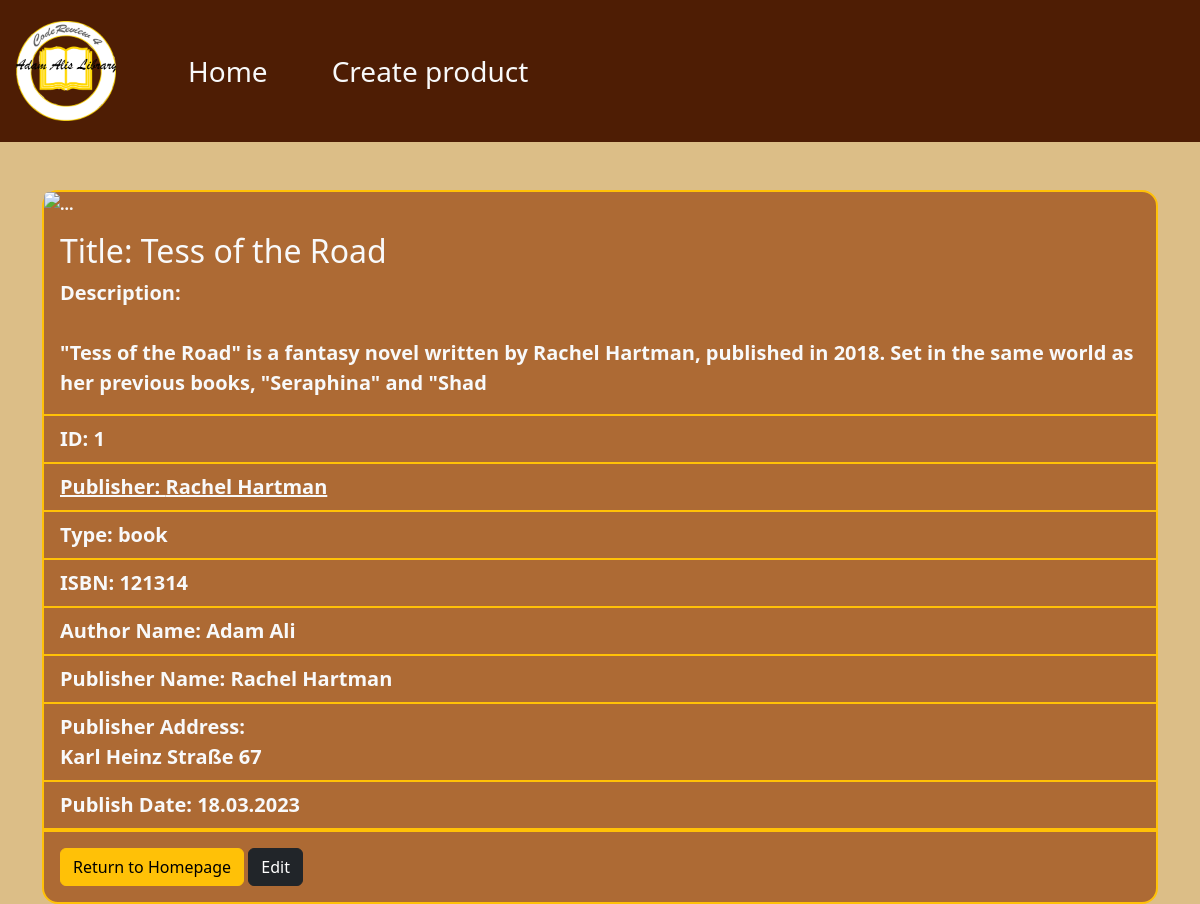
The app's page /details.php?media_id=1 with its own data.
### tables this page shows
CREATE TABLE `media` (
  `media_id` int(11) NOT NULL,
  `title` varchar(30) NOT NULL,
  `image` varchar(255) NOT NULL,
  `ISBN` varchar(13) NOT NULL,
  `description` varchar(150) NOT NULL,
  `type` varchar(30) NOT NULL,
  `author_first_name` varchar(30) NOT NULL,
  `publisher_name` varchar(30) NOT NULL,
  `publisher_address` varchar(100) NOT NULL,
  `publish_date` varchar(10) NOT NULL
);

### details.php (the view, shortened to what this page needs)
<!DOCTYPE html>
<html lang="en">
<head>
  <link href="https://cdn.jsdelivr.net/npm/bootstrap@5.3.0/dist/css/bootstrap.min.css" rel="stylesheet">
</head>
<body style="background-color: #dcbe87;">
<nav class="navbar navbar-expand-lg bg-body-tertiary p-0">
  <div class="container-fluid p-3" style="background-color: #4e1d04;">
    <a class="navbar-brand pe-5" href="index.php">
      <img src="./images/American_Library_Association-logo-C053B6D846-seeklogo.com.png" alt="logo.png" width="100" height="100">
    </a>
    <div class="collapse navbar-collapse" id="navbarNav">
      <ul class="navbar-nav fs-3">
        <li class="nav-item pe-5">
          <a class="nav-link text-light active" aria-current="page" href="index.php">Home</a>
        </li>
        <li class="nav-item pe-5">
        <a class="nav-link text-light" href="create.php"> Create product </a>
        </li>
      </ul>
    </div>
  </div>
</nav>
</body>
</html>
<?php
require_once "db_connect.php";
$id = $_GET["media_id"];
$sql = "SELECT *FROM media WHERE media_id = $id";
$result = mysqli_query($connect, $sql);
$row = mysqli_fetch_assoc($result);
echo "
<div class='container'>
<div class='card mt-5 m-auto border border-warning border-2 rounded-4 text-light fw-semibold' style='background-color: #ad6a34;'>
<img src= '{$row["image"]}' width= '200' class='card-img-top' alt='...'>
<div class='card-body'>
  <h5 class='card-title fs-2'>Title: {$row["title"]}</h5>
  <p class='card-text fs-5'>Description: <br> <br> {$row["description"]}</p>
</div>
<ul class='list-group list-group-flush'>
<li class='list-group-item text-light fs-5' style='background-color: #ad6a34 !important; border-bottom: 2px solid #ffc107'>ID: {$row["media_id"]} </li>
  <li class='list-group-item text-light fs-5' style='background-color: #ad6a34 !important; border-bottom: 2px solid #ffc107'>
  <a class='text-light fs-5' href='publisher.php?publisher_name={$row["publisher_name"]}'>Publisher: {$row["publisher_name"]}</a>
</li>
<li class='list-group-item text-light fs-5' style='background-color: #ad6a34 !important; border-bottom: 2px solid #ffc107'>Type: {$row["type"]}</li>
<li class='list-group-item text-light fs-5' style='background-color: #ad6a34 !important; border-bottom: 2px solid #ffc107'>ISBN: {$row["ISBN"]}</li>
<li class='list-group-item text-light fs-5' style='background-color: #ad6a34 !important; border-bottom: 2px solid #ffc107'>Author Name: {$row["author_first_name"]}</li>
<li class='list-group-item text-light fs-5' style='background-color: #ad6a34 !important; border-bottom: 2px solid #ffc107'>Publisher Name: {$row["publisher_name"]}</li>
<li class='list-group-item text-light fs-5' style='background-color: #ad6a34 !important; border-bottom: 2px solid #ffc107'>Publisher Address: <br>{$row["publisher_address"]}</li>
<li class='list-group-item text-light fs-5' style='background-color: #ad6a34 !important; border-bottom: 2px solid #ffc107'>Publish Date: {$row["publish_date"]}</li>
</ul>
<div class='card-body'>
  <a href='index.php' class='btn btn-warning'>Return to Homepage</a>
   <a href='update.php?media_id={$row["media_id"]}' class='btn btn-dark'>Edit</a>
</div>
</div>
</div>";
?>

### records on screen
media: title "Tess of the Road", description "\"Tess of the Road\" is a fantasy novel written by Rachel Hartman, published in 2018. Set in the same world as her previous books, \"Seraphina\" and \"Shad", media_id "1", publisher_name "Rachel Hartman", type "book", ISBN "121314", author_first_name "Adam Ali", publisher_address "Karl Heinz Straße 67", publish_date "18.03.2023"
